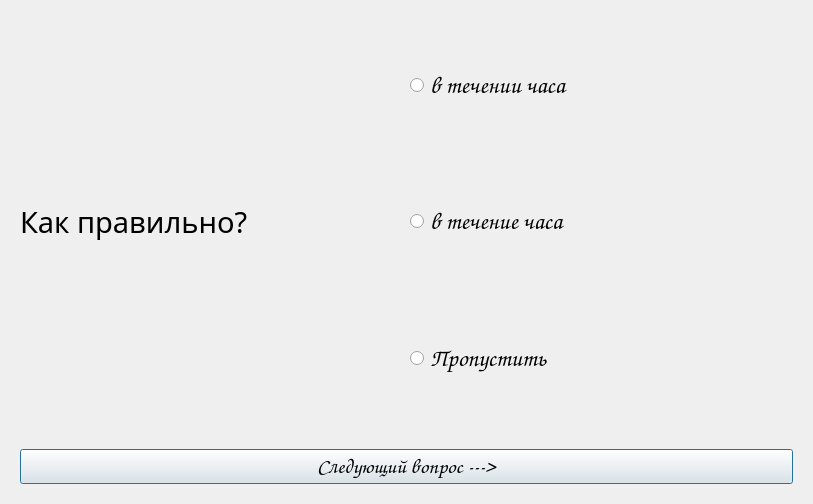
<?xml version="1.0" encoding="UTF-8"?>
<ui version="4.0">
 <class>Dialog</class>
 <widget class="QDialog" name="Dialog">
  <property name="geometry">
   <rect>
    <x>0</x>
    <y>0</y>
    <width>813</width>
    <height>504</height>
   </rect>
  </property>
  <property name="windowTitle">
   <string>60 частых ошибок в русском языке</string>
  </property>
  <layout class="QGridLayout" name="gridLayout">
   <item row="0" column="0">
    <widget class="QWidget" name="widget" native="true">
     <layout class="QGridLayout" name="gridLayout_3">
      <item row="0" column="0">
       <widget class="QLabel" name="lbl">
        <property name="font">
         <font>
          <family>Book Antiqua</family>
          <pointsize>22</pointsize>
          <weight>50</weight>
          <bold>false</bold>
         </font>
        </property>
        <property name="text">
         <string>Как правильно?</string>
        </property>
       </widget>
      </item>
      <item row="0" column="1">
       <layout class="QGridLayout" name="gridLayout_2">
        <item row="0" column="0">
         <widget class="QRadioButton" name="rb1">
          <property name="sizePolicy">
           <sizepolicy hsizetype="Minimum" vsizetype="Expanding">
            <horstretch>0</horstretch>
            <verstretch>0</verstretch>
           </sizepolicy>
          </property>
          <property name="font">
           <font>
            <family>Z003</family>
            <pointsize>18</pointsize>
            <italic>true</italic>
           </font>
          </property>
          <property name="text">
           <string>в течении часа</string>
          </property>
         </widget>
        </item>
        <item row="1" column="0">
         <widget class="QRadioButton" name="rb2">
          <property name="sizePolicy">
           <sizepolicy hsizetype="Minimum" vsizetype="Expanding">
            <horstretch>0</horstretch>
            <verstretch>0</verstretch>
           </sizepolicy>
          </property>
          <property name="font">
           <font>
            <family>Z003</family>
            <pointsize>18</pointsize>
            <italic>true</italic>
           </font>
          </property>
          <property name="text">
           <string>в течение часа</string>
          </property>
         </widget>
        </item>
        <item row="2" column="0">
         <widget class="QRadioButton" name="rb3">
          <property name="sizePolicy">
           <sizepolicy hsizetype="Minimum" vsizetype="Expanding">
            <horstretch>0</horstretch>
            <verstretch>0</verstretch>
           </sizepolicy>
          </property>
          <property name="font">
           <font>
            <family>Z003</family>
            <pointsize>18</pointsize>
            <italic>true</italic>
           </font>
          </property>
          <property name="text">
           <string>Пропустить</string>
          </property>
         </widget>
        </item>
       </layout>
      </item>
      <item row="2" column="0" colspan="2">
       <widget class="QPushButton" name="pushButton">
        <property name="font">
         <font>
          <family>Z003</family>
          <pointsize>16</pointsize>
          <italic>true</italic>
         </font>
        </property>
        <property name="text">
         <string>Следующий вопрос ---&gt;</string>
        </property>
       </widget>
      </item>
      <item row="1" column="0" colspan="2">
       <widget class="QLabel" name="label">
        <property name="sizePolicy">
         <sizepolicy hsizetype="Preferred" vsizetype="Minimum">
          <horstretch>0</horstretch>
          <verstretch>0</verstretch>
         </sizepolicy>
        </property>
        <property name="text">
         <string/>
        </property>
       </widget>
      </item>
     </layout>
    </widget>
   </item>
  </layout>
 </widget>
 <resources/>
 <connections/>
</ui>
